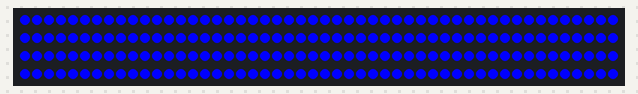
The sketch below on a simulated Arduino Uno, built with avr-gcc and run on an emulated ATmega328P. Shown: 200 RGB LEDs in strip order, left to right, continuing on the next row.

Above: at 0.1 s.

The sketch:

LED_test.ino
```cpp
#include <Adafruit_NeoPixel.h>

#define LED_PIN 6
#define NUM_LEDS 200

Adafruit_NeoPixel strip(NUM_LEDS, LED_PIN, NEO_GRB + NEO_KHZ800);

void setup() {
  strip.begin();
  strip.setBrightness(255);  // Set full brightness
  strip.show();              // Initialize all pixels to 'off'
}

void loop() {
  for (int i = 0; i < NUM_LEDS; i++) {
    strip.setPixelColor(i, strip.Color(0, 0, 255)); // Full brightness blue
  }
  strip.show();
  delay(1000); // Keep blue on indefinitely (or adjust delay as needed)
}
```
